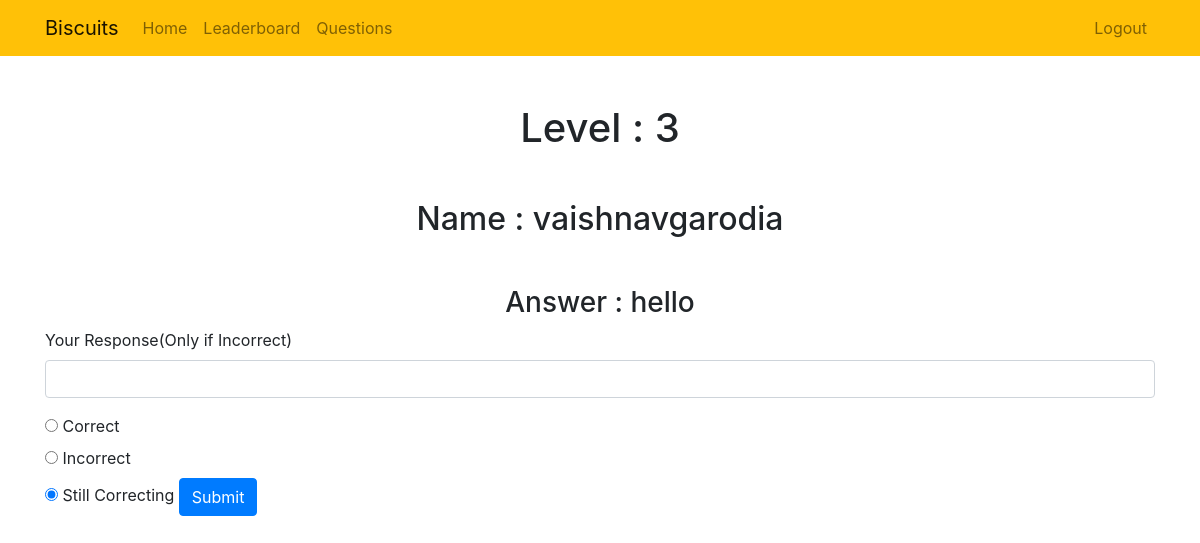
Before: /fullanswer/3 (signed in) with the older database file.
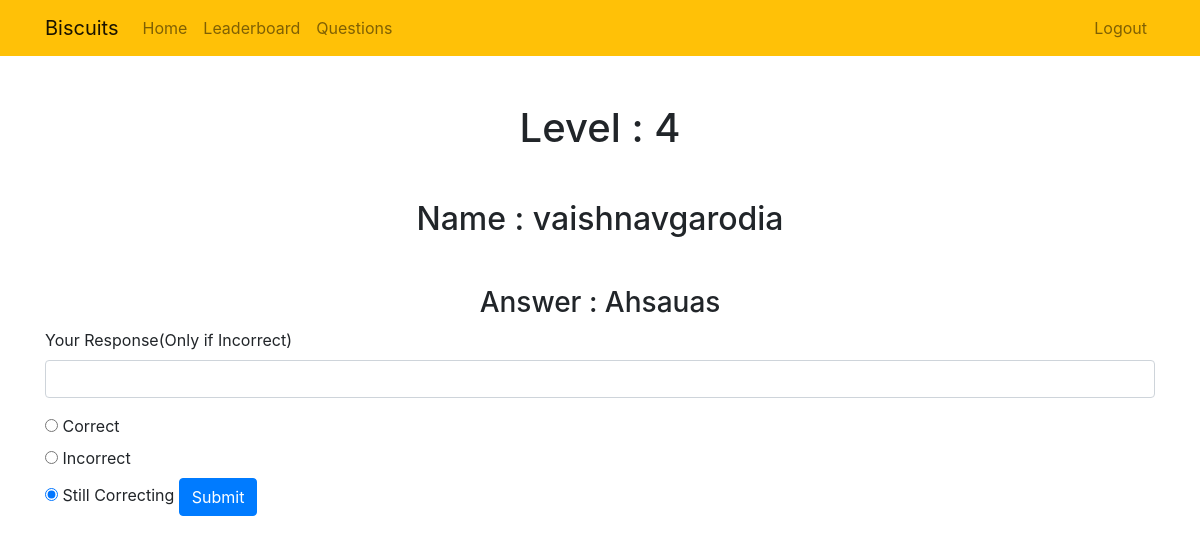
After: the same page with the newer database file.
### biscuitsrk/models.py (models this page shows, shortened)
class Profile(models.Model):
    user = models.OneToOneField(User, on_delete=models.CASCADE)
    currentlevel = models.IntegerField(default=0)
    discord  = models.CharField(max_length=255, null=True)
    institute = models.CharField(max_length=255, null=True)
    currentleveltime= models.DateTimeField(default=timezone.now)
    is_banned = models.BooleanField(default = False)
    mostrecentanswer = models.TextField(null=True)
    lastanswertime = models.DateTimeField(default=timezone.now)
    checked = models.BooleanField(default=True)
    result = models.BooleanField(default=True)
    response = models.TextField(null=True, blank=True)
    answered = models.BooleanField(default=False)
    answer_history = models.TextField(default="")
    response_history = models.TextField(default="")

### biscuitsrk/views.py (the view, shortened to what this page needs)
# urls.py: path('fullanswer/<int:id>', views.fullanswer, name='fullanswer'),
@user_passes_test(lambda u: u.is_superuser)
def fullanswer(request, id):
    u = get_object_or_404(Profile, pk=id)
    if request.method == 'GET':
        return render(request, 'biscuitsrk/fullanswer.html',{'u':u})

### biscuitsrk/templates/biscuitsrk/fullanswer.html (shortened to what this page needs)
{% extends "biscuitsrk/base.html" %}
{% block content %}
<h1 class="text-center mt-5" id="level">Level : {{ u.currentlevel }}</h1>
<h2 class="text-center mt-5" id="User">Name : {{ u.user.username }}</h2>
<h3 class="text-center mt-5" id="answer">Answer : {{ u.mostrecentanswer }}</h3>
  <form method="POST">
    <div class="form-group">
        <label for="response">Your Response(Only if Incorrect)</label>
        <input type="text" name="response" class="form-control" id="response">
    </div>
    <input type="radio" id="correct" name="check" value="correct">
        <label for="male">Correct</label><br>
    <input type="radio" id="incorrect" name="check" value="incorrect">
        <label for="female">Incorrect</label><br>
    <input type="radio" id="correcting" name="check" value="correcting" checked>
        <label for="other">Still Correcting</label>
    <button type="submit" class="btn btn-primary">Submit</button>
</form>
{% endblock %}

Changed rows visible on the page:
changed Profile "vaishnavgarodia": currentlevel "3" → "4"; mostrecentanswer "hello" → "Ahsauas"
